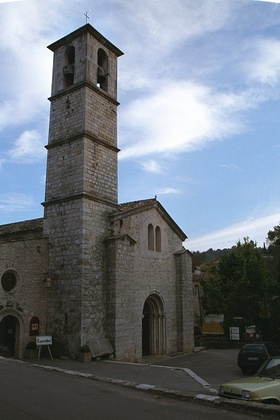
%> input picture pic/testimg/tower11.jpg, 280 x 420 px, shrunk from 512 x 768 before the run
$ octave AG3lineDemo.m   (GNU Octave 9; MATLAB toolbox functions it lacks are replaced by stand-ins)
%> lines starting %> are read from the running program, lines starting %| are printed output that depends on the picture
### AG3line.m
function lines=AG3line( imagefolder,picstr )
%> called with imagefolder = 'pic\testimg\', picstr = 'tower11.jpg'
counterl=0;
lines=zeros(1000,4);

addpath('funcs/');
gradthreshold=5.2;%全局梯度阈值
minradius2=10;
minradius1=3;

%数据读取部分
im=imread([imagefolder picstr]);
%> im is the input picture: size 420x280x3 uint8; mean R, G, B 112.2, 120.3, 129.8
%密度判断的三个参数
p1=117.8;
p2= -2.465 ;
p3=  0.6996 ;

grayim=im;
try
    grayim=rgb2gray(grayim);
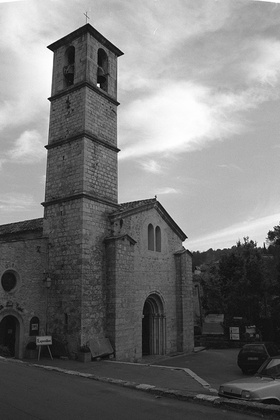
%> grayim: size 420x280 uint8; min 1, max 255, mean 119
catch
end


h=fspecial('gaussian',[5 5],1);
grayim=filter2(h,grayim);
%> grayim: size 420x280 double
hx=[-1 1
    -1 1];
hy=[-1 -1
    1 1];

%%梯度 夹角计算

gx=filter2(hx,grayim);
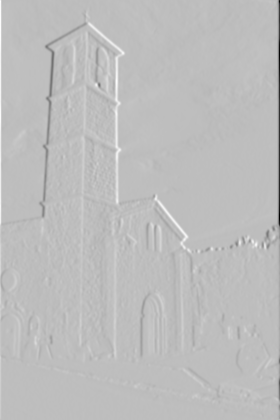
%> gx: size 420x280 double; min -336, max 115, mean -0.6; drawn with min black and max white
gy=filter2(hy,grayim);
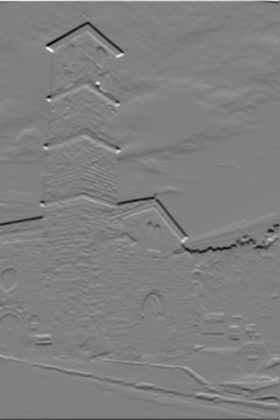
%> gy: size 420x280 double; min -137.6, max 134.8, mean -0.7; drawn with min black and max white
grad=sqrt(gx.^2+gy.^2);
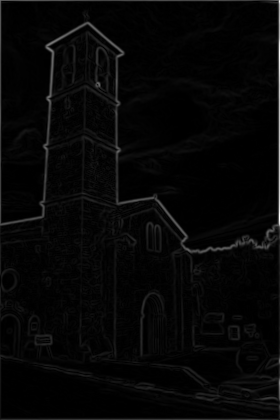
%> grad: size 420x280 double; min 0.00289, max 336, mean 9; drawn with min black and max white
grad(grad<gradthreshold)=0;
ang= atan2(gx, -gy);
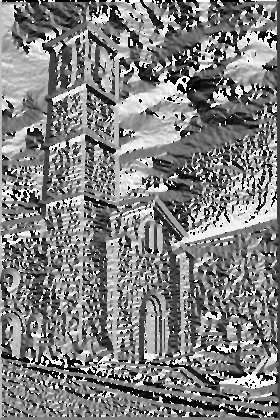
%> ang: size 420x280 double; min -3.14, max 3.14, mean 0.0197; drawn with min black and max white

anchor=exttractAnchor1(grad,ang,1,1);

[m,n]=size(ang);
[ys,xs]=find(anchor>0);
[~,idx]=sort(grad((xs-1)*m+ys),'descend');

%构造数据结构
usedmat=zeros(m,n);
segs=zeros(int32((m+n)/2),2);

Mdl = createns([xs,ys]);
N=m;
if(n<m)
    N=n;
end
minlength=-4*log(N)/log(0.125);
counterthre=minlength*0.9;%最少anchor

for i= 1:size(idx,1)%13110:13110%
    C=0;

    yy=ys(idx(i));
    xx=xs(idx(i));
    %不将anchor1作为生长anchor
    if anchor(yy,xx)==1
        continue;
    end
    %已经被加入 则不循环
    if usedmat(yy,xx)==1
        continue;
    end

    usedmat(yy,xx)=1;
    sumdx=cos(ang(yy,xx));
    sumdy=sin(ang(yy,xx));
    segang=atan2(sumdy,sumdx);

    dirx=cos(ang(yy,xx));
    diry=sin(ang(yy,xx));
    counter=1;
    segs(counter,:)=[xx,yy];

    %初始化循环要素
    mx=xx;
    my=yy;
    a=1;
    C=(1-a)*(C+a*([xx;yy])*([xx;yy])');
    n=1;


    while n<=counter
        %绘制方向
        xx=segs(n,1);
        yy=segs(n,2);
        %从kd树加载角点
        IdxNN = rangesearch(Mdl,[xx,yy],minradius2);

        if isempty(IdxNN)
            continue;
        end
        IdxNN=IdxNN{1};

        for ii=1:size(IdxNN ,2)
            x1=xs(IdxNN(ii));y1=ys(IdxNN(ii));

            if usedmat(y1,x1)==1
                continue;
            end

             dispts=norm([x1-xx y1-yy]);
           if anchor(y1,x1)==1&&dispts>minradius1
               continue;
           end

            pt=[x1,y1,0];
            v1=[mx,my,0];
            v2=[mx+10*dirx,my+10*diry,0];

            d = point_to_line(pt, v1, v2);
            if(d>1.00000001)
                continue;
            end

           lineang=ang(y1,x1);
            % 如果不是 anchor1 看角度是否符合
            angaligned=abs(angdiff(segang,lineang))<=pi/8;
            if ~((counter>minlength&&dispts<=1&&d<=0.5)||angaligned)
                continue;
            end

            %确定加入  更新segang
            counter=counter+1;
            segs(counter,:)=[x1,y1];
            usedmat(y1,x1)=1;

            if angaligned
                sumdx=sumdx+cos(ang(y1,x1));
                sumdy=sumdy+sin(ang(y1,x1));
                segang=atan2(sumdy,sumdx);
            end

            %计算均值与协方差矩阵
            a=1/counter;
            C=(1-a)*(C+a*([x1;y1]-[mx;my])*([x1;y1]-[mx;my])');
            mx=(1-a)*mx+a*x1;
            my=(1-a)*my+a*y1;

            %计算较小特征值
            lambda=0.5*(C(1,1)+C(2,2)-...
                sqrt((C(1,1)-C(2,2))^2+4*C(1,2)*C(1,2)));

            if(C(1,1)>C(2,2))
                theta=atan2(lambda-C(1,1),-C(1,2));
            else
                theta=atan2(-C(1,2),lambda-C(2,2));
            end
            if (angdiff(theta, segang) > pi/8)
                theta = theta+pi;
            end
            dirx=sin(theta);
            diry=cos(theta);
        end
        n=n+1;
    end


    %对anchor 进行重排序
    if counter<counterthre
        %         for ii=1:counter
        %             usedmat(segs(ii,2),segs(ii,1))=0;
        %         end
        continue;
    end


    %重新排序 根据角度确定按x或y排序
    if is_go_horizon(segang)
        [~,idx1]=sort(segs(1:counter,1));
    else
        [~,idx1]=sort(segs(1:counter,2));
    end
    line=linefitSVD(segs,counter,mx,my,dirx,diry);
    if norm(line(1:2)-line(3:4))<minlength
        continue;
    end

    %     plot([line(1),line(3)],[line(2),line(4)], 'Color','black','LineWidth',2);
    %     continue;
    segs(1:counter,:)=segs(idx1,:);


    %查看亮度变化
    %获取线段坐标
    if abs(line(1)-line(3))>abs(line(2)-line(4))
        lxs=linspace(line(1),line(3),abs(line(1)-line(3))+1);
        lys=linspace(line(2),line(4),abs(line(1)-line(3))+1);
    else
        lxs=linspace(line(1),line(3),abs(line(2)-line(4))+1);
        lys=linspace(line(2),line(4),abs(line(2)-line(4))+1);
    end
    lxs=round(lxs);
    lys=round(lys);


    %求anchor对应的距离最近的地方
    minidx=zeros(size(lxs,2),1);
    for ii=1:counter
        md=99;
        ax=segs(ii,1);ay=segs(ii,2);
        for jj=1:size(lxs,2)
            dd=norm([ax-lxs(jj) ay-lys(jj)]);
            if dd<md
                md=dd;
                idd=jj;
            end
        end
        minidx(idd)=1;
    end


    linelen=norm(line(1:2)-line(3:4));
    dthre=p1 *linelen^p2 +p3  ;
    try
    [st,ed,~] = splitByAnchor(minidx,1,size(minidx,1),minlength,dthre);
    catch
       continue;
    end
    %     st=1;
    %     ed=size(minidx,1);
    if st==0
        continue;
    end
    if st~=1||ed~=size(minidx,1)
        %提取出anchor进行拟合 并还原未拟合anchor
        %首先寻找最近的anchor
        mindisst=999;
        mindised=999;
        xst=lxs(st);yst=lys(st);
        xed=lxs(ed);yed=lys(ed);
        for ii=1:counter
            %距离运算
            if  norm([xst-segs(ii,1) yst-segs(ii,2)])<mindisst
                mindisst=norm([xst-segs(ii,1) yst-segs(ii,2)]);
                stid=ii;
            end
            if  norm([xed-segs(ii,1) yed-segs(ii,2)])<mindised
                mindised=norm([xed-segs(ii,1) yed-segs(ii,2)]);
                edid=ii;
            end
        end

        if stid>edid
            temp=stid;
            stid=edid;
            edid=temp;
        end
        %重新计算
        line = fitLineByAhchor(segs(stid:edid,:),segang);
        %还原未使用anchor
        for ii=1:stid
            usedmat(segs(ii,2),segs(ii,1))=0;
        end
        for ii=edid:counter
            usedmat(segs(ii,2),segs(ii,1))=0;
        end
    end

    try
    [line,usedmat,~] = refineByAnchor(line,segs(1:counter,:),segang,grad,usedmat,minlength);
    catch
        continue;
    end
    if line(1)==0
        continue;
    end

    counterl=counterl+1;

    lines(counterl,:)=line;
    plot([line(1),line(3)],[line(2),line(4)], 'Color','black','LineWidth',2);

end%长划线就此结束
lines=lines(1:counterl,:);
end

### funcs/exttractAnchor1.m
function anchor=exttractAnchor1(grad,ang,anchortt,anchorbuffer)
%> called with anchortt = 1, anchorbuffer = 1

anchorthreshold=1;%角点阈值
[m,n]=size(ang);
%> m = 420; n = 280
anchor=zeros(m,n);

%根据种子点计算
for i=anchorbuffer+1:m-anchorbuffer
    for j=anchorbuffer+1:n-anchorbuffer
        if grad(i,j)<anchorthreshold
            continue;
        end
        isanchor=1;
        isanchorgrad=1;
%> the run ends on the next line
        if is_go_horizon(ang(i,j))
            for ii=i-anchorbuffer:i+anchorbuffer
                if ii==i
                    continue;
                end
                if grad(i,j)-grad(ii,j)<anchortt
                     isanchorgrad=0;
                    break;
                end
            end

            for jj=j-anchorbuffer:j+anchorbuffer
                if jj==j
                    continue;
                end
                if abs(angdiff(ang(i,j),ang(i,jj)))>pi/8
                    isanchor=0;
                    break;
                end
            end
        else
            for jj=j-anchorbuffer:j+anchorbuffer
                if jj==j
                    continue;
                end
                if grad(i,j)-grad(i,jj)<anchortt
                    isanchorgrad=0;
                    break;
                end
            end

             for ii=i-anchorbuffer:i+anchorbuffer
                if ii==i
                    continue;
                end
                if abs(angdiff(ang(i,j),ang(ii,j)))>pi/8
                    isanchor=0;
                    break;
                end
            end
        end
        if isanchorgrad==1&&isanchor==1
            anchor(i,j)=2;
        elseif isanchorgrad==1
             anchor(i,j)=1;
        end
    end
end

### AG3lineDemo.m
clc
clear
close all
imagefolder='pic\testimg\';
lines=AG3line(imagefolder,'tower11.jpg');

$ run again, with pic/testimg/P1020856.jpg copied over pic/testimg/tower11.jpg
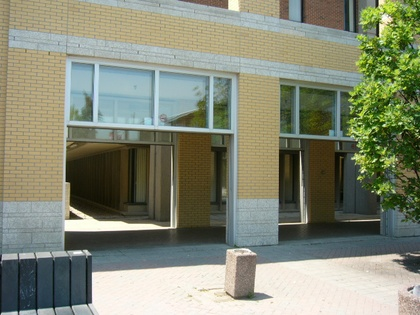
%> input picture pic/testimg/P1020856.jpg, 420 x 315 px, shrunk from 640 x 480 before the run
%> in AG3line, im is the input picture: size 315x420x3 uint8; mean R, G, B 132.1, 136.3, 116.9
%> in AG3line, `grad=sqrt(gx.^2+gy.^2);`:
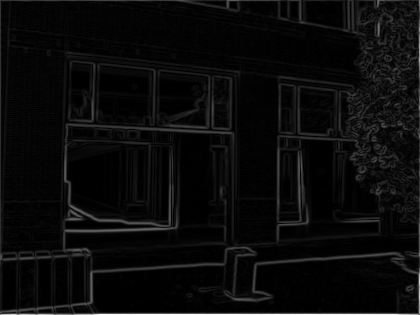
%> grad: size 315x420 double; min 0.00111, max 348, mean 15; drawn with min black and max white
%> in AG3line, `ang= atan2(gx, -gy);`:
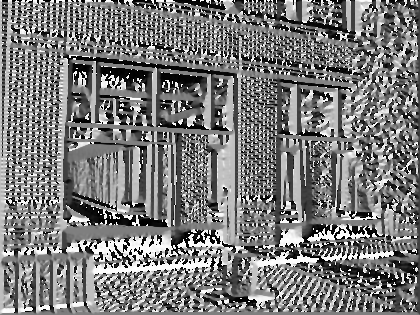
%> ang: size 315x420 double; min -3.14, max 3.14, mean -0.104; drawn with min black and max white

$ run again, with pic/testimg/P1080005.jpg copied over pic/testimg/tower11.jpg
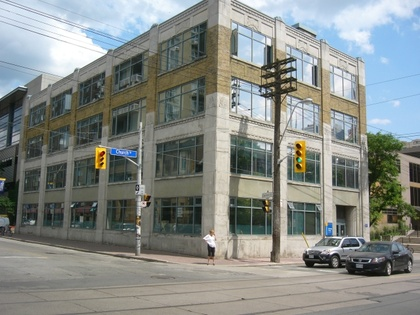
%> input picture pic/testimg/P1080005.jpg, 420 x 315 px, shrunk from 640 x 480 before the run
%> in AG3line, im is the input picture: size 315x420x3 uint8; mean R, G, B 133.4, 138, 134
%> in AG3line, `grad=sqrt(gx.^2+gy.^2);`:
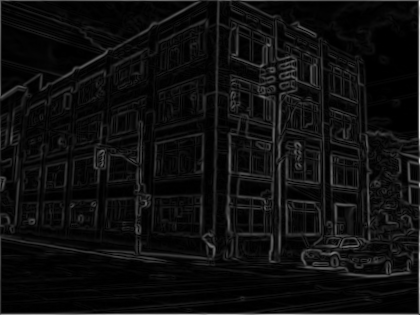
%> grad: size 315x420 double; min 0.0038, max 290, mean 17; drawn with min black and max white
%> in AG3line, `ang= atan2(gx, -gy);`:
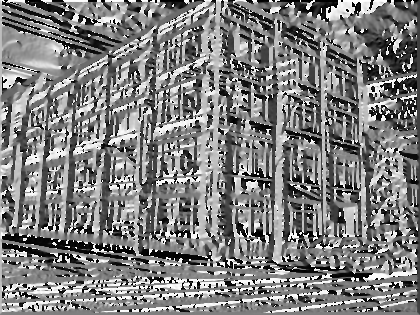
%> ang: size 315x420 double; min -3.14, max 3.14, mean -0.0087; drawn with min black and max white

$ run again, with pic/testimg/P1080091.jpg copied over pic/testimg/tower11.jpg
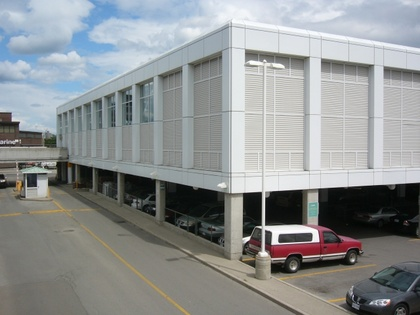
%> input picture pic/testimg/P1080091.jpg, 420 x 315 px, shrunk from 640 x 480 before the run
%> in AG3line, im is the input picture: size 315x420x3 uint8; mean R, G, B 142.1, 145.6, 146.2
%> in AG3line, `grad=sqrt(gx.^2+gy.^2);`:
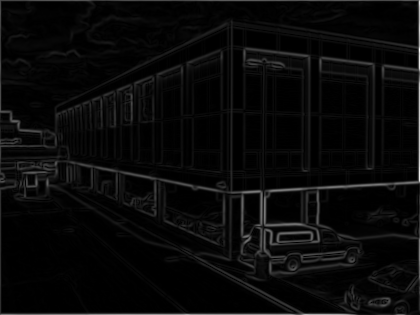
%> grad: size 315x420 double; min 0, max 318.9, mean 12.2; drawn with min black and max white
%> in AG3line, `ang= atan2(gx, -gy);`:
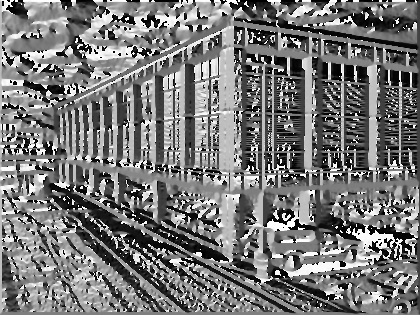
%> ang: size 315x420 double; min -3.14, max 3.14, mean -0.19; drawn with min black and max white
